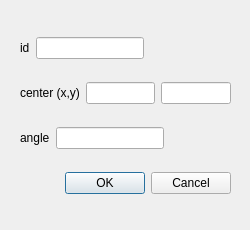
<?xml version="1.0" encoding="UTF-8"?>
<ui version="4.0">
 <class>RotateDialog</class>
 <widget class="QDialog" name="RotateDialog">
  <property name="geometry">
   <rect>
    <x>0</x>
    <y>0</y>
    <width>250</width>
    <height>230</height>
   </rect>
  </property>
  <property name="windowTitle">
   <string>Dialog</string>
  </property>
  <widget class="QWidget" name="verticalLayoutWidget">
   <property name="geometry">
    <rect>
     <x>20</x>
     <y>20</y>
     <width>211</width>
     <height>191</height>
    </rect>
   </property>
   <layout class="QVBoxLayout" name="verticalLayout">
    <item>
     <layout class="QHBoxLayout" name="horizontalLayout">
      <item>
       <widget class="QLabel" name="label">
        <property name="text">
         <string>id</string>
        </property>
       </widget>
      </item>
      <item>
       <widget class="QLineEdit" name="ID"/>
      </item>
      <item>
       <spacer name="horizontalSpacer">
        <property name="orientation">
         <enum>Qt::Horizontal</enum>
        </property>
        <property name="sizeHint" stdset="0">
         <size>
          <width>40</width>
          <height>20</height>
         </size>
        </property>
       </spacer>
      </item>
     </layout>
    </item>
    <item>
     <layout class="QHBoxLayout" name="horizontalLayout_2">
      <item>
       <widget class="QLabel" name="label_2">
        <property name="text">
         <string>center (x,y)</string>
        </property>
       </widget>
      </item>
      <item>
       <widget class="QLineEdit" name="cx"/>
      </item>
      <item>
       <widget class="QLineEdit" name="cy"/>
      </item>
     </layout>
    </item>
    <item>
     <layout class="QHBoxLayout" name="horizontalLayout_3">
      <item>
       <widget class="QLabel" name="label_3">
        <property name="text">
         <string>angle</string>
        </property>
       </widget>
      </item>
      <item>
       <widget class="QLineEdit" name="angle"/>
      </item>
      <item>
       <spacer name="horizontalSpacer_2">
        <property name="orientation">
         <enum>Qt::Horizontal</enum>
        </property>
        <property name="sizeHint" stdset="0">
         <size>
          <width>40</width>
          <height>20</height>
         </size>
        </property>
       </spacer>
      </item>
     </layout>
    </item>
    <item>
     <widget class="QDialogButtonBox" name="buttonBox">
      <property name="orientation">
       <enum>Qt::Horizontal</enum>
      </property>
      <property name="standardButtons">
       <set>QDialogButtonBox::Cancel|QDialogButtonBox::Ok</set>
      </property>
     </widget>
    </item>
   </layout>
  </widget>
 </widget>
 <resources/>
 <connections>
  <connection>
   <sender>buttonBox</sender>
   <signal>accepted()</signal>
   <receiver>RotateDialog</receiver>
   <slot>accept()</slot>
   <hints>
    <hint type="sourcelabel">
     <x>248</x>
     <y>254</y>
    </hint>
    <hint type="destinationlabel">
     <x>157</x>
     <y>274</y>
    </hint>
   </hints>
  </connection>
  <connection>
   <sender>buttonBox</sender>
   <signal>rejected()</signal>
   <receiver>RotateDialog</receiver>
   <slot>reject()</slot>
   <hints>
    <hint type="sourcelabel">
     <x>316</x>
     <y>260</y>
    </hint>
    <hint type="destinationlabel">
     <x>286</x>
     <y>274</y>
    </hint>
   </hints>
  </connection>
 </connections>
</ui>
